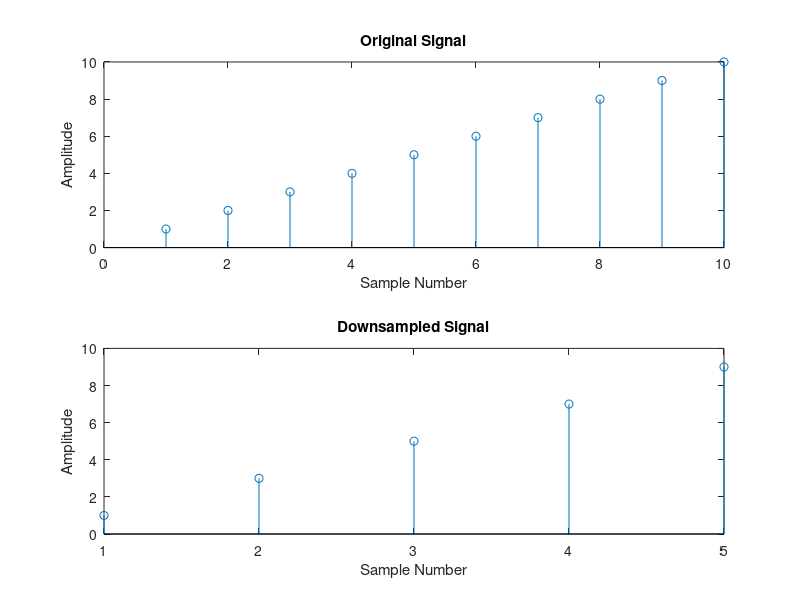

Recreate this plot in MATLAB.
clc;
clear all;
close all;

% Input signal
x = [1 2 3 4 5 6 7 8 9 10];

% Downsampling factor
M = 2;

% Downsample the signal
y = x(1:M:end);

% Display original and downsampled signals
disp('Original Signal:');
disp(x);

disp('Downsampled Signal:');
disp(y);

% Plot signals
subplot(2,1,1);
stem(x);
title('Original Signal');
xlabel('Sample Number');
ylabel('Amplitude');

subplot(2,1,2);
stem(y);
title('Downsampled Signal');
xlabel('Sample Number');
ylabel('Amplitude');
